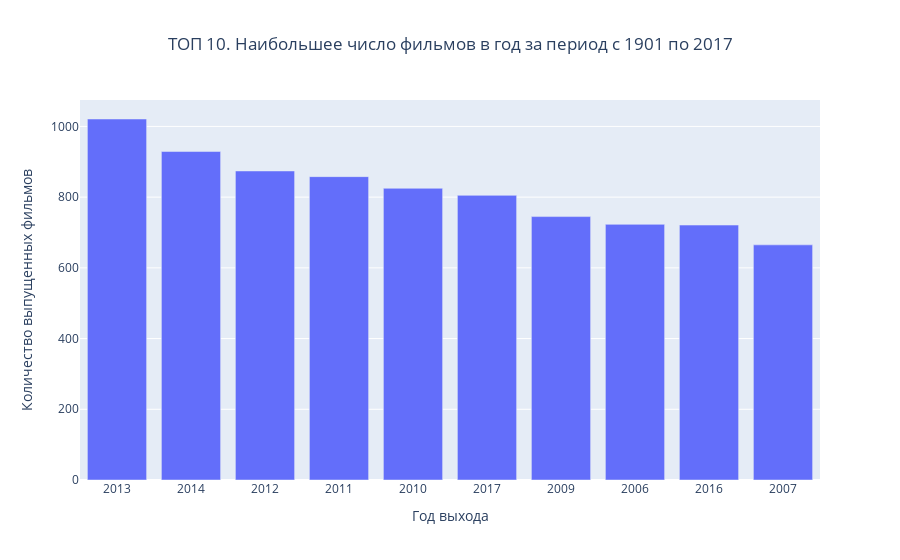

The code cell stored with this chart in its notebook:
### Code cell
title_top= 'ТОП %1.1i. Наибольшее число фильмов в год за период с %1.2i по %1.3i' %(number_top, Year_min, Year_max)

fig = px.bar(x = df_gr_top.Year.to_list(),
             y = df_gr_top.Count_.to_list(), 
             labels = {'x':'Год выхода', 'y':'Количество выпущенных фильмов'}, 
             title = title_top )
fig.update_layout(title_text = title_top,title_x = 0.5)
fig.show()

### Figure 1 — Plotly figure (JSON) as saved in the notebook; plotly's stock layout.template omitted (floating-point values rounded to 4 significant figures)
{"data": [{"alignmentgroup": "True", "hovertemplate": "Год выхода=%{x}<br>Количество выпущенных фильмов=%{y}<extra></extra>", "legendgroup": "", "marker": {"color": "#636efa", "pattern": {"shape": ""}}, "name": "", "offsetgroup": "", "orientation": "v", "showlegend": false, "textposition": "auto", "type": "bar", "x": ["2013", "2014", "2012", "2011", "2010", "2017", "2009", "2006", "2016", "2007"], "xaxis": "x", "y": [1021, 929, 874, 858, 825, 805, 745, 723, 721, 665], "yaxis": "y"}], "layout": {"barmode": "relative", "legend": {"tracegroupgap": 0}, "title": {"text": "ТОП 10. Наибольшее число фильмов в год за период с 1901 по 2017", "x": 0.5}, "xaxis": {"anchor": "y", "domain": [0, 1], "title": {"text": "Год выхода"}}, "yaxis": {"anchor": "x", "domain": [0, 1], "title": {"text": "Количество выпущенных фильмов"}}}}
